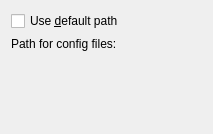
<?xml version="1.0" encoding="UTF-8"?>
<ui version="4.0">
 <class>HomeDirConfigBase</class>
 <widget class="QWidget" name="HomeDirConfigBase">
  <property name="geometry">
   <rect>
    <x>0</x>
    <y>0</y>
    <width>213</width>
    <height>134</height>
   </rect>
  </property>
  <property name="windowTitle">
   <string>Form1</string>
  </property>
  <layout class="QVBoxLayout">
   <property name="spacing">
    <number>6</number>
   </property>
   <property name="margin">
    <number>11</number>
   </property>
   <item>
    <widget class="QCheckBox" name="chkDefault">
     <property name="text">
      <string>Use &amp;default path</string>
     </property>
    </widget>
   </item>
   <item>
    <widget class="QLabel" name="TextLabel1">
     <property name="text">
      <string>Path for config files:</string>
     </property>
     <property name="wordWrap">
      <bool>false</bool>
     </property>
    </widget>
   </item>
   <item>
    <widget class="EditFile" name="edtPath" native="true"/>
   </item>
   <item>
    <spacer name="Spacer2">
     <property name="orientation">
      <enum>Qt::Vertical</enum>
     </property>
     <property name="sizeType">
      <enum>QSizePolicy::Expanding</enum>
     </property>
     <property name="sizeHint" stdset="0">
      <size>
       <width>20</width>
       <height>20</height>
      </size>
     </property>
    </spacer>
   </item>
  </layout>
 </widget>
 <customwidgets>
  <customwidget>
   <class>EditFile</class>
   <extends>QWidget</extends>
   <header>editfile.h</header>
  </customwidget>
 </customwidgets>
 <resources/>
 <connections/>
</ui>
